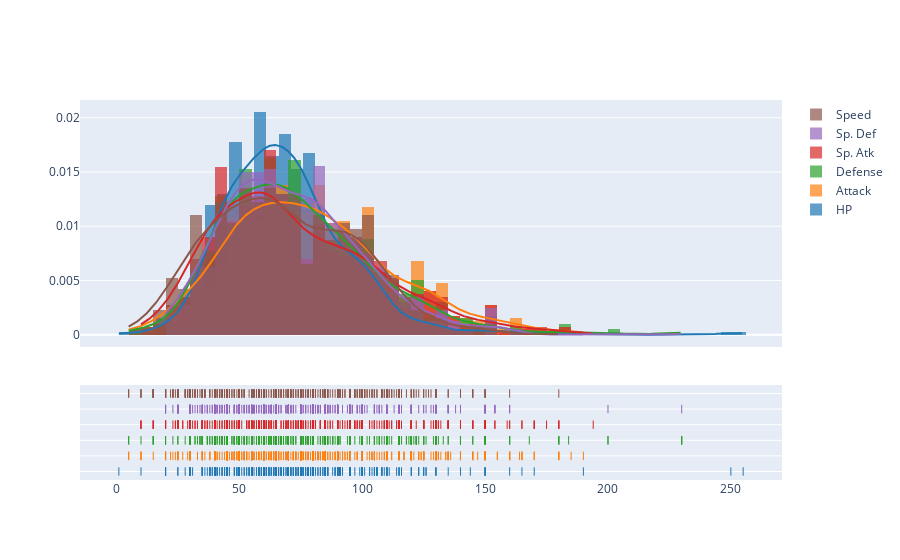

Notebook code for this chart:
### Code cell
hist_data = [df['HP'],df['Attack'],df['Defense'],df['Sp. Atk'],df['Sp. Def'],df['Speed']]
group_labels = list(df.iloc[:,5:11].columns)

fig = ff.create_distplot(hist_data, group_labels, bin_size=5)
iplot(fig, filename='Distplot of all pokemon stats')

### Figure 1 — Plotly figure (JSON) as saved in the notebook; plotly's stock layout.template omitted (floating-point values rounded to 4 significant figures; data arrays with more than 128 entries replaced by an {"elided": "..."} marker saying what was removed)
{"data": [{"histnorm": "probability density", "legendgroup": "HP", "marker": {"color": "rgb(31, 119, 180)"}, "name": "HP", "opacity": 0.7, "type": "histogram", "x": {"elided": "800 int values"}, "xaxis": "x", "xbins": {"end": 255, "size": 5, "start": 1}, "yaxis": "y"}, {"histnorm": "probability density", "legendgroup": "Attack", "marker": {"color": "rgb(255, 127, 14)"}, "name": "Attack", "opacity": 0.7, "type": "histogram", "x": {"elided": "800 int values"}, "xaxis": "x", "xbins": {"end": 190, "size": 5, "start": 5}, "yaxis": "y"}, {"histnorm": "probability density", "legendgroup": "Defense", "marker": {"color": "rgb(44, 160, 44)"}, "name": "Defense", "opacity": 0.7, "type": "histogram", "x": {"elided": "800 int values"}, "xaxis": "x", "xbins": {"end": 230, "size": 5, "start": 5}, "yaxis": "y"}, {"histnorm": "probability density", "legendgroup": "Sp. Atk", "marker": {"color": "rgb(214, 39, 40)"}, "name": "Sp. Atk", "opacity": 0.7, "type": "histogram", "x": {"elided": "800 int values"}, "xaxis": "x", "xbins": {"end": 194, "size": 5, "start": 10}, "yaxis": "y"}, {"histnorm": "probability density", "legendgroup": "Sp. Def", "marker": {"color": "rgb(148, 103, 189)"}, "name": "Sp. Def", "opacity": 0.7, "type": "histogram", "x": {"elided": "800 int values"}, "xaxis": "x", "xbins": {"end": 230, "size": 5, "start": 20}, "yaxis": "y"}, {"histnorm": "probability density", "legendgroup": "Speed", "marker": {"color": "rgb(140, 86, 75)"}, "name": "Speed", "opacity": 0.7, "type": "histogram", "x": {"elided": "800 int values"}, "xaxis": "x", "xbins": {"end": 180, "size": 5, "start": 5}, "yaxis": "y"}, {"legendgroup": "HP", "marker": {"color": "rgb(31, 119, 180)"}, "mode": "lines", "name": "HP", "showlegend": false, "type": "scatter", "x": {"elided": "500 float values"}, "xaxis": "x", "y": {"elided": "500 float values"}, "yaxis": "y"}, {"legendgroup": "Attack", "marker": {"color": "rgb(255, 127, 14)"}, "mode": "lines", "name": "Attack", "showlegend": false, "type": "scatter", "x": {"elided": "500 float values"}, "xaxis": "x", "y": {"elided": "500 float values"}, "yaxis": "y"}, {"legendgroup": "Defense", "marker": {"color": "rgb(44, 160, 44)"}, "mode": "lines", "name": "Defense", "showlegend": false, "type": "scatter", "x": {"elided": "500 float values"}, "xaxis": "x", "y": {"elided": "500 float values"}, "yaxis": "y"}, {"legendgroup": "Sp. Atk", "marker": {"color": "rgb(214, 39, 40)"}, "mode": "lines", "name": "Sp. Atk", "showlegend": false, "type": "scatter", "x": {"elided": "500 float values"}, "xaxis": "x", "y": {"elided": "500 float values"}, "yaxis": "y"}, {"legendgroup": "Sp. Def", "marker": {"color": "rgb(148, 103, 189)"}, "mode": "lines", "name": "Sp. Def", "showlegend": false, "type": "scatter", "x": {"elided": "500 float values"}, "xaxis": "x", "y": {"elided": "500 float values"}, "yaxis": "y"}, {"legendgroup": "Speed", "marker": {"color": "rgb(140, 86, 75)"}, "mode": "lines", "name": "Speed", "showlegend": false, "type": "scatter", "x": {"elided": "500 float values"}, "xaxis": "x", "y": {"elided": "500 float values"}, "yaxis": "y"}, {"legendgroup": "HP", "marker": {"color": "rgb(31, 119, 180)", "symbol": "line-ns-open"}, "mode": "markers", "name": "HP", "showlegend": false, "type": "scatter", "x": {"elided": "800 int values"}, "xaxis": "x", "y": {"elided": "800 str values"}, "yaxis": "y2"}, {"legendgroup": "Attack", "marker": {"color": "rgb(255, 127, 14)", "symbol": "line-ns-open"}, "mode": "markers", "name": "Attack", "showlegend": false, "type": "scatter", "x": {"elided": "800 int values"}, "xaxis": "x", "y": {"elided": "800 str values"}, "yaxis": "y2"}, {"legendgroup": "Defense", "marker": {"color": "rgb(44, 160, 44)", "symbol": "line-ns-open"}, "mode": "markers", "name": "Defense", "showlegend": false, "type": "scatter", "x": {"elided": "800 int values"}, "xaxis": "x", "y": {"elided": "800 str values"}, "yaxis": "y2"}, {"legendgroup": "Sp. Atk", "marker": {"color": "rgb(214, 39, 40)", "symbol": "line-ns-open"}, "mode": "markers", "name": "Sp. Atk", "showlegend": false, "type": "scatter", "x": {"elided": "800 int values"}, "xaxis": "x", "y": {"elided": "800 str values"}, "yaxis": "y2"}, {"legendgroup": "Sp. Def", "marker": {"color": "rgb(148, 103, 189)", "symbol": "line-ns-open"}, "mode": "markers", "name": "Sp. Def", "showlegend": false, "type": "scatter", "x": {"elided": "800 int values"}, "xaxis": "x", "y": {"elided": "800 str values"}, "yaxis": "y2"}, {"legendgroup": "Speed", "marker": {"color": "rgb(140, 86, 75)", "symbol": "line-ns-open"}, "mode": "markers", "name": "Speed", "showlegend": false, "type": "scatter", "x": {"elided": "800 int values"}, "xaxis": "x", "y": {"elided": "800 str values"}, "yaxis": "y2"}], "layout": {"autosize": true, "barmode": "overlay", "hovermode": "closest", "legend": {"traceorder": "reversed"}, "xaxis": {"anchor": "y2", "autorange": true, "domain": [0, 1], "range": [-15.45, 271.4], "type": "linear", "zeroline": false}, "yaxis": {"anchor": "free", "autorange": true, "domain": [0.35, 1], "position": 0, "range": [-0.001139, 0.02164], "type": "linear"}, "yaxis2": {"anchor": "x", "autorange": true, "domain": [0, 0.25], "dtick": 1, "range": [-0.9091, 5.909], "showticklabels": false, "type": "category"}}}
